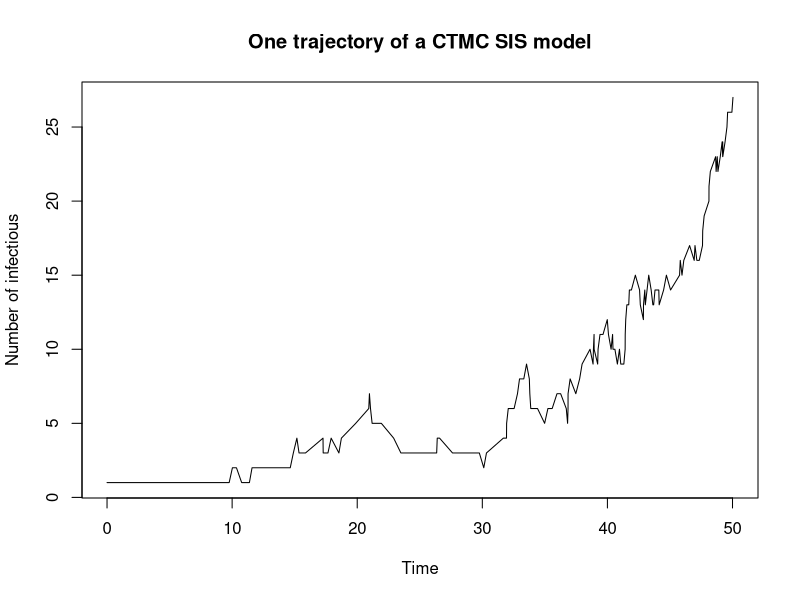

R code for this plot:
tc = 0
S0 = 999
I0 = 1

tf = 50

b = 1
d = 1/(70*365.25)
beta = 0.00025
gamma = 1/7

S = S0
I = I0

tt = tc
ii = I

while (tc<tf) {
  eta = b+d*S+d*I+beta*S*I+gamma*I
  tau = rexp(1,eta)
  num = runif(1)
  if (num <= b/eta) {
    S = S+1
  } else if (num <= b/eta+d*S/eta) {
    S = S-1
  } else if (num <= (b+d*S+d*I)/eta) {
    I = I-1
  } else if (num <= (b+d*S+d*I+beta*S*I)/eta) {
    S = S-1
    I = I+1
  } else {
    S = S+1
    I = I-1
  }
  tc = tc+tau
  tt = append(tt,tc)
  ii = append(ii,I)
}

plot(tt,ii,xlab="Time",ylab="Number of infectious",
     main="One trajectory of a CTMC SIS model",
     type="l")